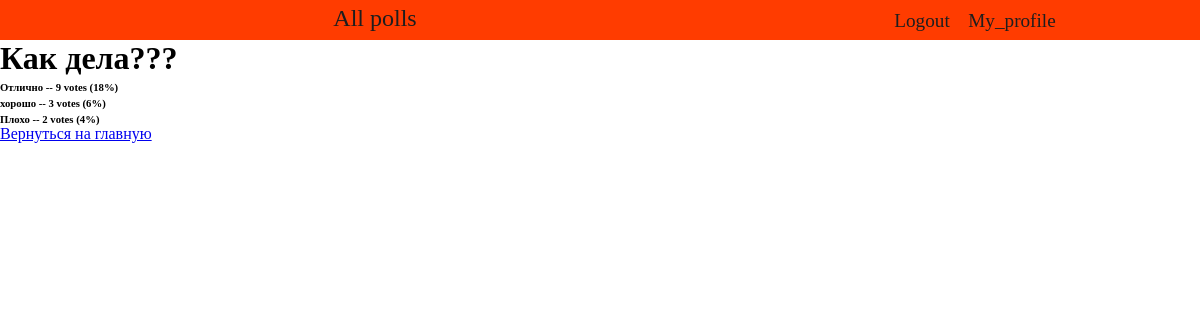
Screenshot of /polls/14/results/ (signed in) with the database file from the repository.
### polls/models.py (models this page shows, shortened)
class Question(models.Model):
    id = models.AutoField(primary_key=True, unique=True, verbose_name='id')
    question_text = models.CharField(max_length=200)
    pub_date = models.DateTimeField(default=datetime.now())
    ex_date = models.DateTimeField(default=datetime.now() + timedelta(days=1),
                                   verbose_name='Время жизни',
                                   null=False)
    votes = models.IntegerField(default=0)
    img = models.ImageField(null=True, default='default.jpg', upload_to="images/question")
    description = models.TextField(max_length=600, null=True)
    description2 = models.TextField(max_length=600, null=True)
    voted_by = models.ManyToManyField(User, verbose_name='проголосовавшие', blank=True)

class Choice(models.Model):
    question = models.ForeignKey(Question, on_delete=models.CASCADE)
    choice_text = models.CharField(max_length=200)
    votes = models.IntegerField(default=0)
    def percentage(self):
        all_votes = Choice.objects.all()
        votes_count = 0
        for obj in all_votes:
            votes_count += obj.votes
        if self.votes != 0:
            return round((self.votes / votes_count) * 100)
        else:
            return 0

### polls/views.py (the view)
# urls.py: path(r'^(?P<pk>\d+)/results/$', views.ResultsView.as_view(), name='results'),
class ResultsView(generic.DetailView):
    model = Question
    template_name = 'polls/results.html'

### polls/templates/polls/results.html
{% extends "basic.html" %}
{% block content %}
{% load static %}
<link rel="stylesheet" href="{% static 'style.css'%}">
<div class="jumbotron">
<h1>{{ question.question_text }}</h1>
<ul>
    {% for choice in question.choice_set.all %}
    <li><h6>{{ choice.choice_text }} -- {{ choice.votes }} vote{{choice.votes|pluralize}} ({{choice.percentage}}%)</h6></li>
    {% endfor %}
</ul>
<a class="btn btn-dark btn-lg" href="{% url 'index' %}" role="button">Вернуться на главную</a>
</div>
{% endblock %}

### polls/static/style.css (style rules this page uses)
* { margin: 0; padding: 0; }

### rows the page displays
Question: question_text "Как дела???"
Choice: choice_text "Отлично", votes "9", percentage "18"
Choice: choice_text "хорошо", votes "3", percentage "6"
Choice: choice_text "Плохо", votes "2", percentage "4"
